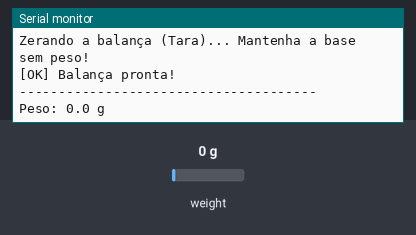
A sketch run on a simulated ESP32. Shown: the last lines printed to the serial monitor. The test bench sets the inputs (shaded band); at power-on: weight on the scale 0 g.

Above: at 5.2 s.
5.3 s: weight on the scale set to 935 g
At 6.1 s:
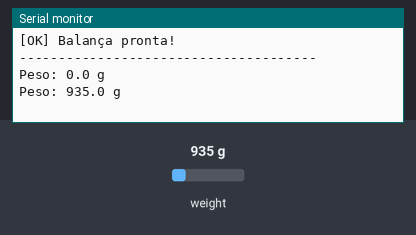
6.8 s: weight on the scale set to 1055 g
At 8.3 s:
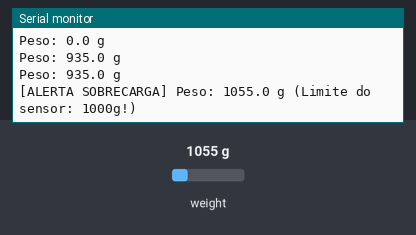

Measured:
- the behaviour switches between 1000 and 1001 g on weight on the scale (found by bisection; images 1 and 2)
- after the input at 5.3 s, the serial monitor: prints a new line after 0.21 s (image 1)
- after the input at 6.8 s, the serial monitor: prints a new line after 0.71 s (image 2)

The sketch:

balanca.ino
```cpp
#include "HX711.h"

// Pinos no ESP32
const int PINO_DT = 13;   // Ou GPIO 16 se você mudou os fios
const int PINO_SCK = 14;  // Ou GPIO 17 se você mudou os fios

HX711 balanca;

// Fator de calibração padrão (deve ser diferente de ZERO!)
float fatorCalibracao = 490.0;

// Limite máximo suportado (1 kg)
const float CAPACIDADE_MAXIMA = 1000.0;

void setup() {
  Serial.begin(115200);
  delay(1000);

  Serial.println("\n======================================");
  Serial.println("  BALANÇA DIGITAL ESP32 - CORREÇÃO INF ");
  Serial.println("======================================");

  balanca.begin(PINO_DT, PINO_SCK);

  // Aguarda resposta do módulo HX711
  while (!balanca.is_ready()) {
    Serial.println("Aguardando módulo HX711...");
    delay(500);
  }

  // Define o fator de calibração ANTES de zerar
  balanca.set_scale(fatorCalibracao);

  Serial.println("Zerando a balança (Tara)... Mantenha a base sem peso!");
  delay(2000);
  balanca.tare();

  Serial.println("[OK] Balança pronta!");
  Serial.println("--------------------------------------");
}

void loop() {
  if (balanca.is_ready()) {
    // Pega o peso em gramas
    float peso = balanca.get_units(5);

    // Filtra pequenas oscilações de ruído
    if (peso < 2.5 && peso > -2.5) {
      peso = 0.0;
    }

    // Alerta de limite máximo (1 kg)
    if (peso > CAPACIDADE_MAXIMA) {
      Serial.print("[ALERTA SOBRECARGA] Peso: ");
      Serial.print(peso, 1);
      Serial.println(" g (Limite do sensor: 1000g!)");
    } else {
      Serial.print("Peso: ");
      Serial.print(peso, 1);
      Serial.println(" g");
    }

  } else {
    Serial.println("[ERRO] Falha na comunicação com o HX711.");
  }

  delay(500);
}
```
